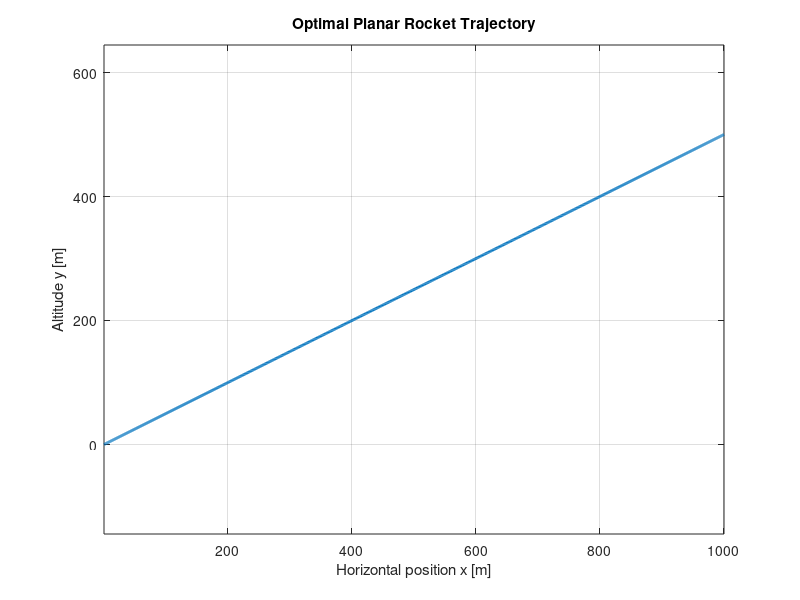
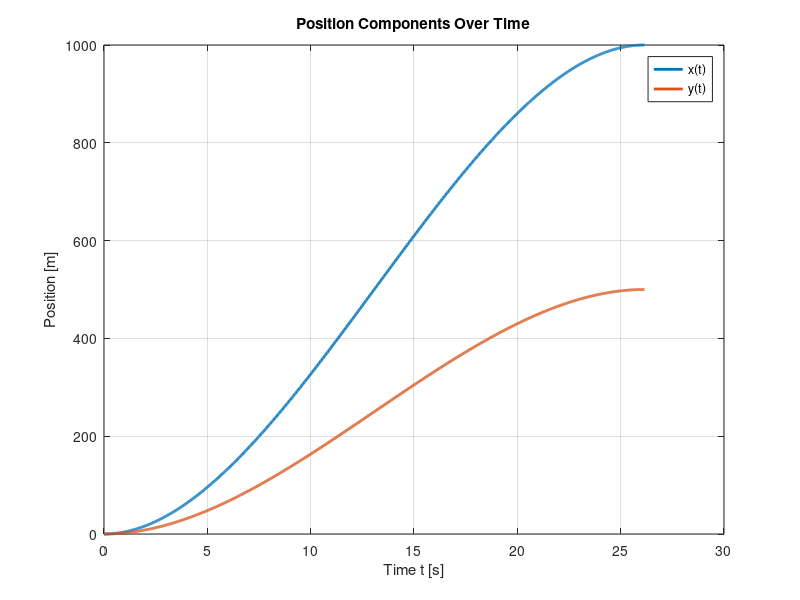
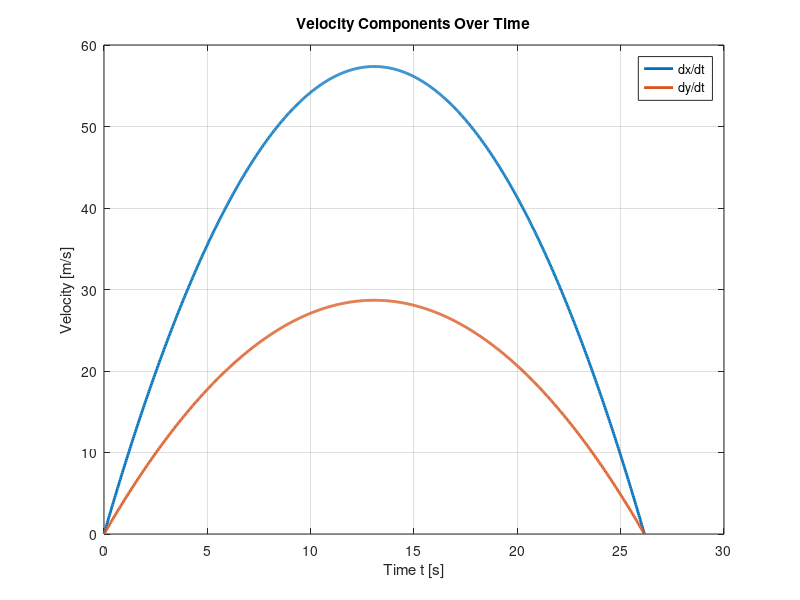
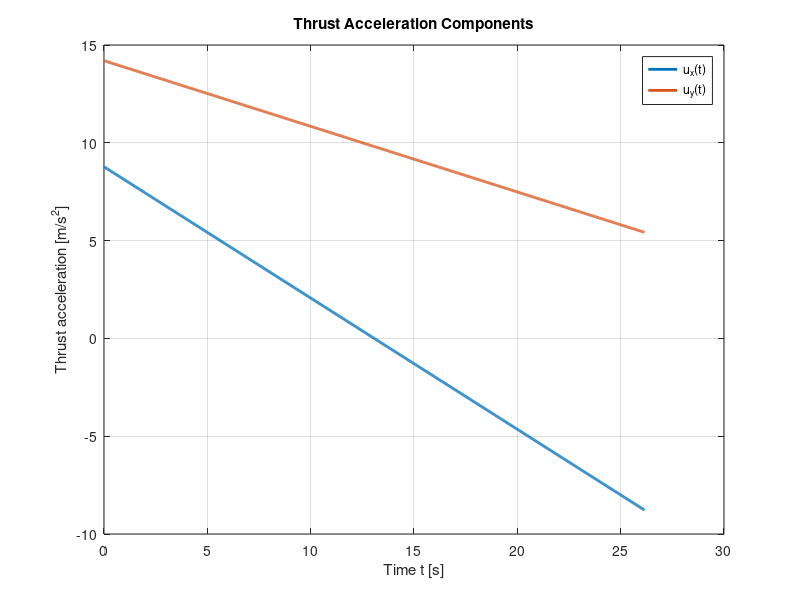

MATLAB code for these plots, in order:
%% Minimum-Thrust Planar Rocket Trajectory
% Euler-Lagrange derived trajectory and thrust profile

clear; clc; close all;

%% Parameters

L = 1000;      % final horizontal distance [m]
H = 500;       % final altitude [m]
g = 9.81;      % gravitational acceleration [m/s^2]

%% Optimal flight time

T = (36*(L^2 + H^2)/g^2)^(1/4);

fprintf('Optimal flight time T = %.4f s\n', T);

%% Time vector

N = 1000;
t = linspace(0, T, N);

%% Optimal trajectory

x = L*(3*(t.^2/T^2) - 2*(t.^3/T^3));
y = H*(3*(t.^2/T^2) - 2*(t.^3/T^3));

%% Velocity

xdot = L*(6*t/T^2 - 6*t.^2/T^3);
ydot = H*(6*t/T^2 - 6*t.^2/T^3);

%% Acceleration

xddot = L*(6/T^2 - 12*t/T^3);
yddot = H*(6/T^2 - 12*t/T^3);

%% Thrust acceleration

ux = xddot;
uy = yddot + g;

u_mag = sqrt(ux.^2 + uy.^2);

%% Cost calculation

J_numerical = trapz(t, ux.^2 + uy.^2);

J_analytical = (4*sqrt(6)/3)*g^(3/2)*(L^2 + H^2)^(1/4);

fprintf('Numerical cost J      = %.6f\n', J_numerical);
fprintf('Analytical cost J_min = %.6f\n', J_analytical);
fprintf('Absolute error        = %.6e\n', abs(J_numerical - J_analytical));

%% Plot 1: Trajectory

figure;
plot(x, y, 'LineWidth', 2);
grid on;
axis equal;
xlabel('Horizontal position x [m]');
ylabel('Altitude y [m]');
title('Optimal Planar Rocket Trajectory');

%% Plot 2: Position versus time

figure;
plot(t, x, 'LineWidth', 2);
hold on;
plot(t, y, 'LineWidth', 2);
grid on;
xlabel('Time t [s]');
ylabel('Position [m]');
title('Position Components Over Time');
legend('x(t)', 'y(t)', 'Location', 'best');

%% Plot 3: Velocity versus time

figure;
plot(t, xdot, 'LineWidth', 2);
hold on;
plot(t, ydot, 'LineWidth', 2);
grid on;
xlabel('Time t [s]');
ylabel('Velocity [m/s]');
title('Velocity Components Over Time');
legend('dx/dt', 'dy/dt', 'Location', 'best');

%% Plot 4: Thrust components

figure;
plot(t, ux, 'LineWidth', 2);
hold on;
plot(t, uy, 'LineWidth', 2);
grid on;
xlabel('Time t [s]');
ylabel('Thrust acceleration [m/s^2]');
title('Thrust Acceleration Components');
legend('u_x(t)', 'u_y(t)', 'Location', 'best');

%% Plot 5: Thrust magnitude

figure;
plot(t, u_mag, 'LineWidth', 2);
grid on;
xlabel('Time t [s]');
ylabel('||u(t)|| [m/s^2]');
title('Thrust Acceleration Magnitude');

%% Save figures automatically

saveas(1, 'trajectory.png');
saveas(2, 'position_vs_time.png');
saveas(3, 'velocity_vs_time.png');
saveas(4, 'thrust_components.png');
saveas(5, 'thrust_magnitude.png');
